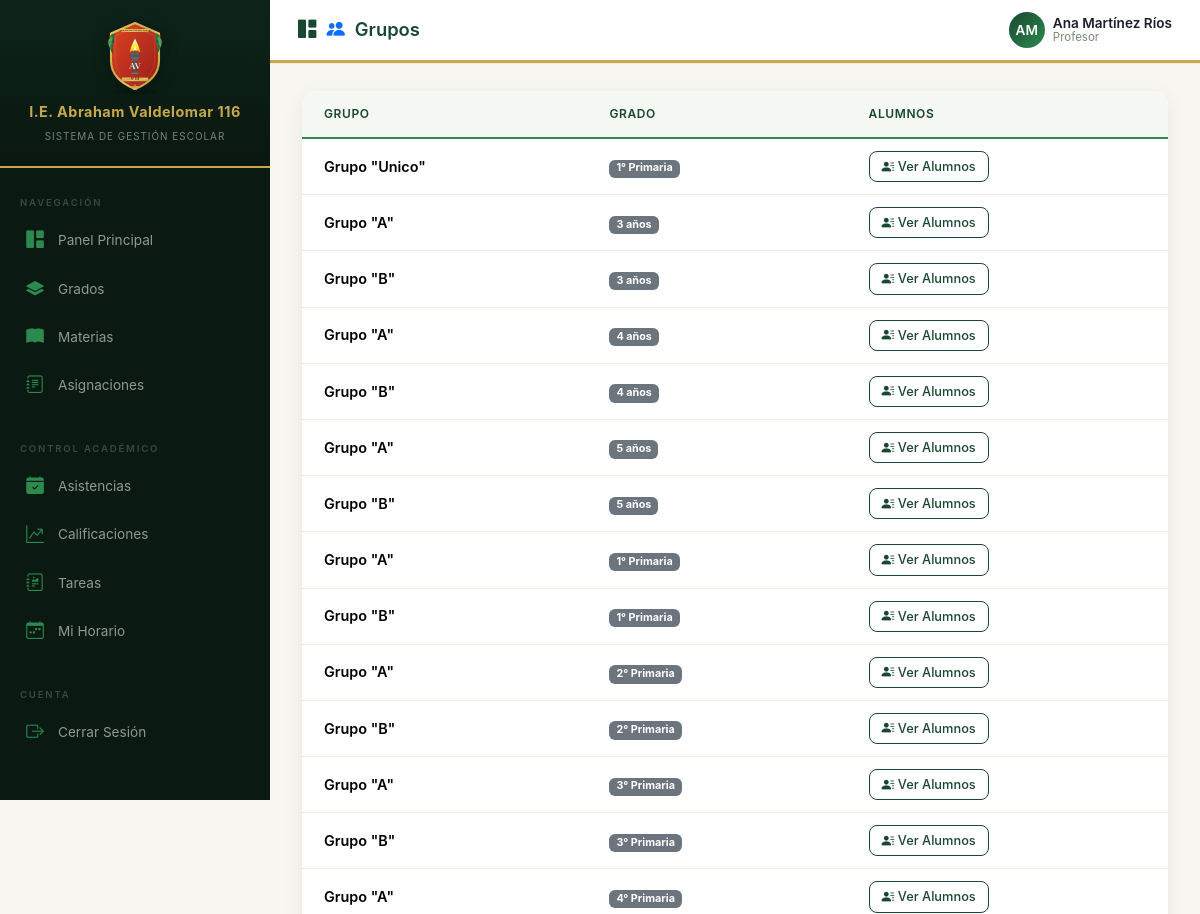
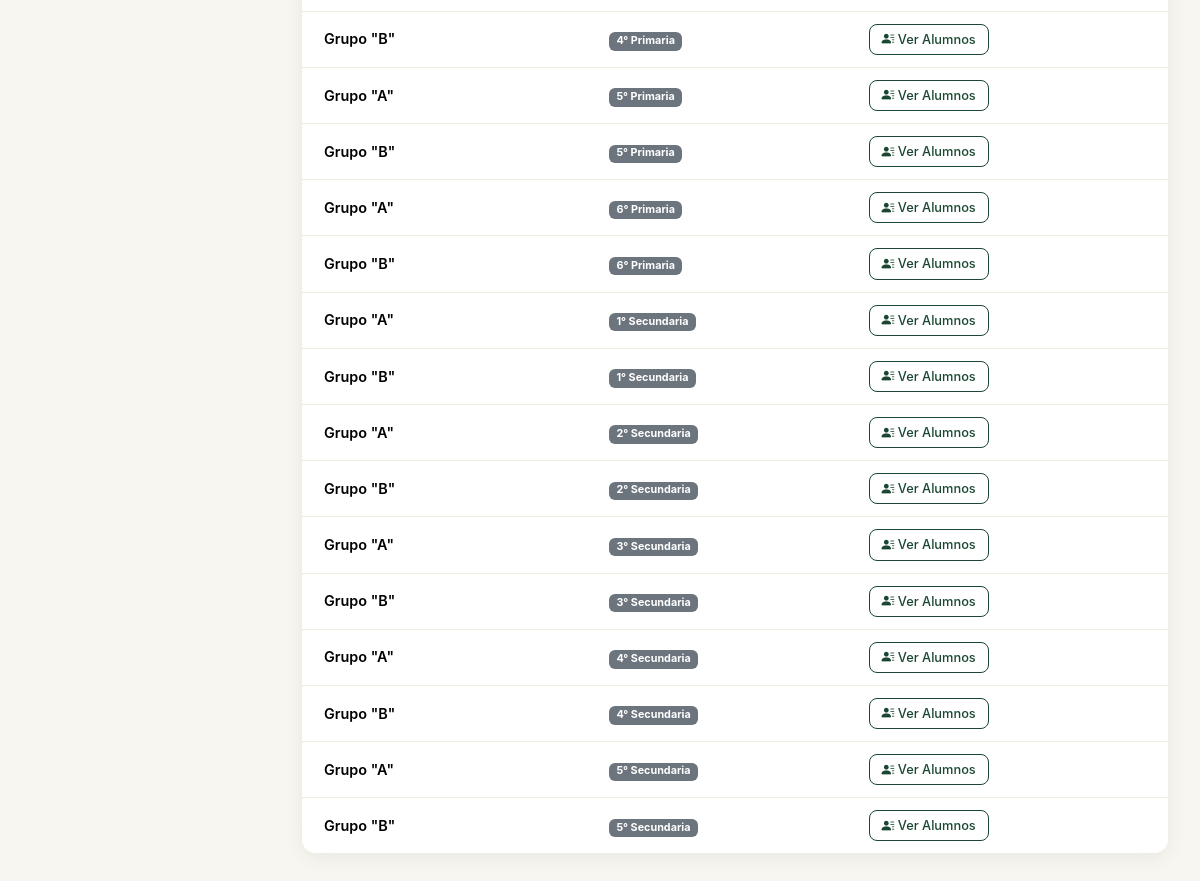
The app's page /academico/grupos/ (signed in) with its own data (2 pictures, top to bottom).
### usuarios/models.py (models this page shows, shortened)
class Usuario(AbstractUser):
    TIPO_USUARIO = [
        ('admin', 'Administrador'),
        ('director', 'Director'),
        ('profesor', 'Profesor'),
        ('alumno', 'Alumno'),
        ('padre', 'Padre de Familia'),
    ]
    rol = models.CharField(max_length=20, choices=TIPO_USUARIO, default='alumno')
    dni = models.CharField(max_length=8, unique=True, blank=True, null=True, verbose_name='DNI')
    telefono = models.CharField(max_length=15, blank=True, null=True)
    direccion = models.TextField(blank=True, null=True)
    foto = models.ImageField(upload_to='fotos/', blank=True, null=True)
    especialidad = models.CharField(max_length=200, blank=True, null=True, verbose_name='Especialidad')
    titulo_profesional = models.CharField(max_length=200, blank=True, null=True, verbose_name='Título Profesional')
    fecha_nacimiento = models.DateField(blank=True, null=True, verbose_name='Fecha de Nacimiento')
    class Meta:
        verbose_name = 'Usuario'
        verbose_name_plural = 'Usuarios'

### academico/models.py (models this page shows, shortened)
class Grupo(models.Model):
    nombre = models.CharField(max_length=10, help_text="Ej: A, B, C, Único")
    grado = models.ForeignKey(Grado, on_delete=models.CASCADE, related_name='grupos')
    class Meta:
        verbose_name = 'Grupo'
        verbose_name_plural = 'Grupos'

class Grado(models.Model):
    nombre = models.CharField(max_length=100)
    nivel = models.CharField(max_length=50, choices=[
        ('preescolar', 'Preescolar'),
        ('primaria', 'Primaria'),
        ('secundaria', 'Secundaria'),
    ])
    orden = models.IntegerField(help_text="Orden del grado (1, 2, 3, etc.)")
    class Meta:
        verbose_name = 'Grado'
        verbose_name_plural = 'Grados'
        ordering = ['nivel', 'orden']

### academico/views.py (the view)
# urls.py: path('grupos/', views.lista_grupos, name='lista_grupos'),
@login_required
def lista_grupos(request):
    grupos = Grupo.objects.all()
    return render(request, 'academico/grupos.html', {'grupos': grupos})

### templates/academico/grupos.html (shortened to what this page needs)
{% extends 'base.html' %}
{% block page_title %}<i class="bi bi-people-fill text-primary"></i> Grupos{% endblock %}
{% block content %}
{% with section='grupos' icon='people-fill' %}
<div class="table-container fade-in">
    <table class="table">
        <thead>
            <tr><th>Grupo</th><th>Grado</th><th>Alumnos</th></tr>
        </thead>
        <tbody>
            {% for grupo in grupos %}
            <tr>
                <td class="fw-semibold">Grupo "{{ grupo.nombre }}"</td>
                <td><span class="badge bg-secondary">{{ grupo.grado.nombre }}</span></td>
                <td>
                    <a href="{% url 'alumnos_por_grupo' grupo.id %}" class="btn btn-sm btn-outline-primary">
                        <i class="bi bi-person-lines-fill"></i> Ver Alumnos
                    </a>
                </td>
            </tr>
            {% endfor %}
        </tbody>
    </table>
</div>
{% endwith %}
{% endblock %}

### templates/base.html (shortened to what this page needs)
<!DOCTYPE html>
<html lang="es">
<head>
    <link href="https://cdn.jsdelivr.net/npm/bootstrap@5.3.3/dist/css/bootstrap.min.css" rel="stylesheet">
    <link rel="stylesheet" href="https://cdn.jsdelivr.net/npm/bootstrap-icons@1.11.3/font/bootstrap-icons.min.css">
    <link rel="stylesheet" href="/static/css/styles.css">
</head>
<body>
{% if user.is_authenticated %}
<div class="wrapper">
    <nav class="sidebar" id="sidebar">
        <div class="sidebar-header">
            <img src="/static/img/escudo.svg" alt="Escudo" class="escudo-img">
            <h3>I.E. Abraham Valdelomar 116</h3>
            <small>Sistema de Gestión Escolar</small>
        </div>
        <div class="sidebar-menu">
            {% if user.rol == 'alumno' %}
            <ul class="nav flex-column">
                <li class="nav-item active">
                    <a class="nav-link" href="{% url 'home' %}">
                        <i class="bi bi-house-fill"></i> Inicio
                    </a>
                </li>
            </ul>
            <div class="menu-label">Académico</div>
            <ul class="nav flex-column">
                <li class="nav-item">
                    <a class="nav-link" href="{% url 'mis_cursos' %}">
                        <i class="bi bi-briefcase-fill"></i> Mis Cursos
                    </a>
                </li>
                <li class="nav-item">
                    <a class="nav-link" href="{% url 'plan_estudios' %}">
                        <i class="bi bi-journal-bookmark-fill"></i> Plan de Estudios
                    </a>
                </li>
                <li class="nav-item">
                    <a class="nav-link" href="{% url 'mis_horarios' %}">
                        <i class="bi bi-clock-fill"></i> Mi Horario
                    </a>
                </li>
                <li class="nav-item">
                    <a class="nav-link" href="{% url 'lista_calificaciones' %}">
                        <i class="bi bi-star-fill"></i> Mis Notas
                    </a>
                </li>
                <li class="nav-item">
                    <a class="nav-link" href="{% url 'mis_asistencias' %}">
                        <i class="bi bi-clipboard2-check-fill"></i> Mi Asistencia
                    </a>
                </li>
                <li class="nav-item">
                    <a class="nav-link" href="{% url 'lista_tareas' %}">
                        <i class="bi bi-journal-text"></i> Tareas
                    </a>
                </li>
                <li class="nav-item">
                    <a class="nav-link" href="{% url 'lista_materias' %}">
                        <i class="bi bi-box-seam-fill"></i> Materiales
                    </a>
                </li>
            </ul>
            <div class="menu-label">Formación</div>
            <ul class="nav flex-column">
                <li class="nav-item">
                    <a class="nav-link disabled" href="#" tabindex="-1" aria-disabled="true" style="opacity:0.45;">
                        <i class="bi bi-heart-fill"></i> Conducta
                    </a>
                </li>
                <li class="nav-item">
                    <a class="nav-link disabled" href="#" tabindex="-1" aria-disabled="true" style="opacity:0.45;">
                        <i class="bi bi-award-fill"></i> Logros
                    </a>
                </li>
            </ul>
            <div class="menu-label">Comunicación</div>
            <ul class="nav flex-column">
                <li class="nav-item">
                    <a class="nav-link disabled" href="#" tabindex="-1" aria-disabled="true" style="opacity:0.45;">
                        <i class="bi bi-megaphone-fill"></i> Comunicados
                    </a>
                </li>
                <li class="nav-item">
                    <a class="nav-link disabled" href="#" tabindex="-1" aria-disabled="true" style="opacity:0.45;">
                        <i class="bi bi-chat-dots-fill"></i> Mensajes
                    </a>
                </li>
            </ul>
            <div class="menu-label">Cuenta</div>
            <ul class="nav flex-column">
                <li class="nav-item">
                    <a class="nav-link" href="{% url 'perfil' %}">
                        <i class="bi bi-person-fill"></i> Mi Perfil
                    </a>
                </li>
                <li class="nav-item">
                    <a class="nav-link disabled" href="#" tabindex="-1" aria-disabled="true" style="opacity:0.45;">
                        <i class="bi bi-gear-fill"></i> Configuración
                    </a>
                </li>
            </ul>
            <div class="sidebar-logout mt-auto">
                <form method="post" action="{% url 'logout' %}" class="d-inline w-100">
                    {% csrf_token %}
                    <button type="submit" class="sidebar-logout-btn">
                        <i class="bi bi-box-arrow-right"></i> Cerrar Sesión
                    </button>
                </form>
            </div>
            {% else %}
            <div class="menu-label">Navegación</div>
            <ul class="nav flex-column">
                <li class="nav-item">
                    <a class="nav-link" href="{% url 'home' %}">
                        <i class="bi bi-grid-1x2-fill"></i> Panel Principal
                    </a>
                </li>
                {% if user.rol == 'admin' or user.rol == 'director' or user.rol == 'profesor' %}
                <li class="nav-item">
                    <a class="nav-link" href="{% url 'lista_grados' %}">
                        <i class="bi bi-layers-fill"></i> Grados
                    </a>
                </li>
                {% endif %}
                <li class="nav-item">
                    <a class="nav-link" href="{% url 'lista_materias' %}">
                        <i class="bi bi-book-fill"></i> Materias
                    </a>
                </li>
                <li class="nav-item">
                    <a class="nav-link" href="{% url 'lista_asignaciones' %}">
                        <i class="bi bi-journal-text"></i> Asignaciones
                    </a>
                </li>
            </ul>
            <div class="menu-label mt-3">Control Académico</div>
            <ul class="nav flex-column">
                {% if user.rol == 'profesor' or user.rol == 'admin' or user.rol == 'director' %}
                <li class="nav-item">
                    <a class="nav-link" href="{% url 'lista_asistencias' %}">
                        <i class="bi bi-calendar-check-fill"></i> Asistencias
                    </a>
                </li>
                <li class="nav-item">
                    <a class="nav-link" href="{% url 'lista_calificaciones' %}">
                        <i class="bi bi-graph-up-arrow"></i> Calificaciones
                    </a>
                </li>
                {% endif %}
                <li class="nav-item">
                    <a class="nav-link" href="{% url 'lista_tareas' %}">
                        <i class="bi bi-journal-richtext"></i> Tareas
                    </a>
                </li>
                {% if user.rol == 'profesor' %}
                <li class="nav-item">
                    <a class="nav-link" href="{% url 'mis_horarios' %}">
                        <i class="bi bi-calendar-week"></i> Mi Horario
                    </a>
                </li>
                {% endif %}
            </ul>
            <div class="menu-label mt-3">Cuenta</div>
            <ul class="nav flex-column">
                <li class="nav-item">
                    <form method="post" action="{% url 'logout' %}" class="d-inline w-100">
                        <button type="submit" class="nav-link w-100 text-start" style="background:none;border:none;">
                            <i class="bi bi-box-arrow-right"></i> Cerrar Sesión
                        </button>
                    </form>
                </li>
            </ul>
            {% endif %}
        </div>
    </nav>
    <div class="content">
        <nav class="top-navbar">
            <div class="d-flex align-items-center gap-3">
                <div class="page-title">
                    <i class="bi bi-{{ icon|default:'grid-1x2-fill' }}"></i>
                    {% block page_title %}Panel Principal{% endblock %}
                </div>
            </div>
            <div class="user-dropdown dropdown">
                <div class="d-flex align-items-center gap-2" data-bs-toggle="dropdown">
                    <div class="user-avatar">
                        {{ user.first_name|first|upper }}{{ user.last_name|first|upper }}
                    </div>
                    <div class="user-info d-none d-md-block">
                        <div class="user-name">{{ user.get_full_name|default:user.username }}</div>
                        <div class="user-role">{{ user.get_rol_display }}</div>
                    </div>
                </div>
            </div>
        </nav>
        <main class="main-content">
            {% block content %}{% endblock %}
        </main>
    </div>
</div>
{% else %}
    {% block auth_content %}{% endblock %}
{% endif %}
</body>
</html>

### static/css/styles.css (style rules this page uses)
* { margin: 0; padding: 0; box-sizing: border-box; }
body { font-family: 'Inter', 'Segoe UI', system-ui, -apple-system, sans-serif; background: var(--cream); color: var(--text); overflow-x: hidden; -webkit-font-smoothing: antialiased; }
.wrapper { display: flex; min-height: 100vh; }
.sidebar { width: var(--sidebar-width); background: var(--sidebar-bg); position: fixed; top: 0; left: 0; height: 100vh; z-index: 1000; transition: var(--transition); overflow-y: auto; }
.sidebar-header { padding: 20px 16px; text-align: center; background: linear-gradient(180deg, #0d241a 0%, #09170f 100%); border-bottom: 2px solid var(--gold); }
.sidebar-header .escudo-img { width: 60px; height: auto; margin-bottom: 8px; filter: drop-shadow(0 2px 8px rgba(0,0,0,0.3)); }
.sidebar-header h3 { color: var(--gold); font-weight: 700; font-size: 0.9rem; margin: 0; letter-spacing: 0.5px; line-height: 1.3; }
.sidebar-header small { color: rgba(255,255,255,0.45); font-size: 0.62rem; letter-spacing: 1px; text-transform: uppercase; }
.sidebar-menu { padding: 12px 0; display: flex; flex-direction: column; flex: 1; overflow-y: auto; }
.sidebar .menu-label { color: rgba(255,255,255,0.2); text-transform: uppercase; font-size: 0.6rem; letter-spacing: 1.8px; padding: 16px 20px 6px; font-weight: 600; }
.sidebar .nav-item { margin: 2px 10px; border-radius: 8px; transition: var(--transition); }
.sidebar .nav-link { color: rgba(255,255,255,0.55); padding: 9px 14px; display: flex; align-items: center; gap: 12px; font-size: 0.85rem; font-weight: 400; text-decoration: none; transition: var(--transition); }
.sidebar .nav-link i { font-size: 1.1rem; width: 22px; text-align: center; color: var(--emerald); }
.top-navbar { background: #fff; padding: 12px 28px; box-shadow: 0 1px 0 rgba(0,0,0,0.04); display: flex; justify-content: space-between; align-items: center; position: sticky; top: 0; z-index: 999; border-bottom: 3px solid var(--gold); }
.page-title { font-size: 1.15rem; font-weight: 600; color: var(--primary); display: flex; align-items: center; gap: 10px; }
.user-dropdown { display: flex; align-items: center; gap: 12px; cursor: pointer; }
.user-avatar { width: 36px; height: 36px; border-radius: 50%; background: linear-gradient(135deg, var(--primary), var(--emerald)); color: #fff; display: flex; align-items: center; justify-content: center; font-weight: 600; font-size: 0.85rem; }
.user-info { line-height: 1.2; }
.user-name { font-weight: 600; font-size: 0.85rem; color: #1a202c; }
.user-role { font-size: 0.72rem; color: var(--text-light); text-transform: capitalize; }
.content { margin-left: var(--sidebar-width); flex: 1; min-height: 100vh; }
.main-content { padding: 28px 32px; }
.table-container { background: #fff; border-radius: 14px; box-shadow: var(--card-shadow); overflow: hidden; }
.table-container .table { margin: 0; }
.table thead th { background: #f4f7f2; color: var(--primary); font-weight: 600; font-size: 0.75rem; text-transform: uppercase; letter-spacing: 0.6px; padding: 14px 22px; border-bottom: 2px solid var(--emerald); }
.table tbody td { padding: 12px 22px; vertical-align: middle; border-bottom: 1px solid #f0ece0; font-size: 0.9rem; }
.table tbody tr:last-child td { border-bottom: none; }
.btn { border-radius: 8px; padding: 10px 22px; font-weight: 500; transition: var(--transition); font-size: 0.9rem; }
.btn-outline-primary { border-color: var(--primary); color: var(--primary); }
.btn-sm { padding: 5px 12px; font-size: 0.8rem; }
.fade-in { animation: fadeInUp 0.5s ease forwards; }

### records on screen
Usuario: first_name|first "A", last_name|first "M", get_full_name "Ana Martínez Ríos", rol "Profesor"
Grupo: nombre "Unico", grado.nombre "1° Primaria"
Grupo: nombre "A", grado.nombre "3 años"
Grupo: nombre "B", grado.nombre "3 años"
Grupo: nombre "A", grado.nombre "4 años"
Grupo: nombre "B", grado.nombre "4 años"
Grupo: nombre "A", grado.nombre "5 años"
Grupo: nombre "B", grado.nombre "5 años"
Grupo: nombre "A", grado.nombre "1° Primaria"
Grupo: nombre "B", grado.nombre "1° Primaria"
Grupo: nombre "A", grado.nombre "2° Primaria"
Grupo: nombre "B", grado.nombre "2° Primaria"
Grupo: nombre "A", grado.nombre "3° Primaria"
Grupo: nombre "B", grado.nombre "3° Primaria"
Grupo: nombre "A", grado.nombre "4° Primaria"
Grupo: nombre "B", grado.nombre "4° Primaria"
Grupo: nombre "A", grado.nombre "5° Primaria"
Grupo: nombre "B", grado.nombre "5° Primaria"
Grupo: nombre "A", grado.nombre "6° Primaria"
Grupo: nombre "B", grado.nombre "6° Primaria"
Grupo: nombre "A", grado.nombre "1° Secundaria"
Grupo: nombre "B", grado.nombre "1° Secundaria"
Grupo: nombre "A", grado.nombre "2° Secundaria"
Grupo: nombre "B", grado.nombre "2° Secundaria"
Grupo: nombre "A", grado.nombre "3° Secundaria"
Grupo: nombre "B", grado.nombre "3° Secundaria"
Grupo: nombre "A", grado.nombre "4° Secundaria"
Grupo: nombre "B", grado.nombre "4° Secundaria"
Grupo: nombre "A", grado.nombre "5° Secundaria"
Grupo: nombre "B", grado.nombre "5° Secundaria"
